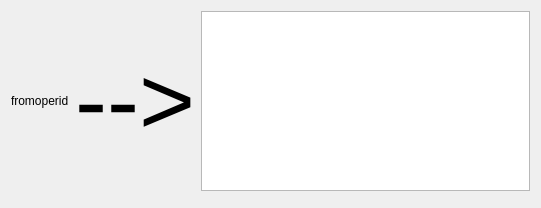
<?xml version="1.0" encoding="UTF-8"?>
<ui version="4.0">
 <class>w_sys_manage_operatorright_rightcopy_Dialog</class>
 <widget class="QDialog" name="w_sys_manage_operatorright_rightcopy_Dialog">
  <property name="geometry">
   <rect>
    <x>0</x>
    <y>0</y>
    <width>541</width>
    <height>208</height>
   </rect>
  </property>
  <property name="windowTitle">
   <string>Dialog</string>
  </property>
  <layout class="QVBoxLayout" name="verticalLayout">
   <item>
    <layout class="QHBoxLayout" name="horizontalLayout">
     <item>
      <widget class="QLabel" name="label_2">
       <property name="text">
        <string>fromoperid</string>
       </property>
      </widget>
     </item>
     <item>
      <widget class="QLabel" name="label">
       <property name="styleSheet">
        <string notr="true">font-size: 72pt;</string>
       </property>
       <property name="text">
        <string>--&gt;</string>
       </property>
      </widget>
     </item>
     <item>
      <widget class="lds_tableView" name="tableView"/>
     </item>
    </layout>
   </item>
   <item>
    <widget class="lds_toolbar" name="widget" native="true"/>
   </item>
  </layout>
 </widget>
 <customwidgets>
  <customwidget>
   <class>lds_toolbar</class>
   <extends>QFrame</extends>
   <header>lds_toolbar.h</header>
   <container>1</container>
  </customwidget>
  <customwidget>
   <class>lds_tableView</class>
   <extends>QTableView</extends>
   <header>lds_tableview.h</header>
  </customwidget>
 </customwidgets>
 <resources/>
 <connections/>
</ui>
